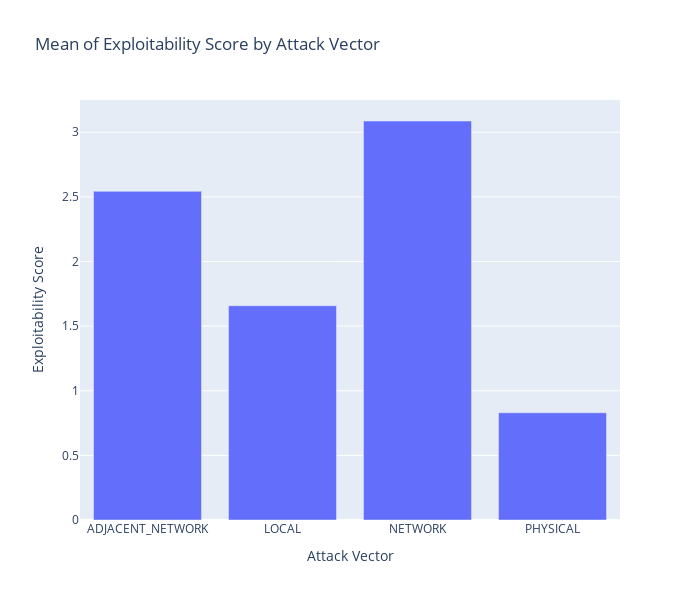

Here is the notebook cell this chart was saved with:
### Code cell
mean_df_exploitability_score = dt_analyzer.calculate_mean_category(dataFrame, "attackVector", "exploitabilityScore", "Attack Vector", "Exploitability Score")
dt_analyzer.show_bar_chart(mean_df_exploitability_score, "Attack Vector", "Exploitability Score", 700, 600, "Mean of Exploitability Score by Attack Vector")

### Figure 1 — Plotly figure (JSON) as saved in the notebook; plotly's stock layout.template omitted (floating-point values rounded to 4 significant figures)
{"data": [{"alignmentgroup": "True", "hovertemplate": "Attack Vector=%{x}<br>Exploitability Score=%{y}<extra></extra>", "legendgroup": "", "marker": {"color": "#636efa", "pattern": {"shape": ""}}, "name": "", "offsetgroup": "", "orientation": "v", "showlegend": false, "textposition": "auto", "type": "bar", "x": ["ADJACENT_NETWORK", "LOCAL", "NETWORK", "PHYSICAL"], "xaxis": "x", "y": [2.543, 1.658, 3.087, 0.8295], "yaxis": "y"}], "layout": {"barmode": "relative", "height": 600, "legend": {"tracegroupgap": 0}, "title": {"text": "Mean of Exploitability Score by Attack Vector"}, "width": 700, "xaxis": {"anchor": "y", "domain": [0, 1], "title": {"text": "Attack Vector"}}, "yaxis": {"anchor": "x", "domain": [0, 1], "title": {"text": "Exploitability Score"}}}}
